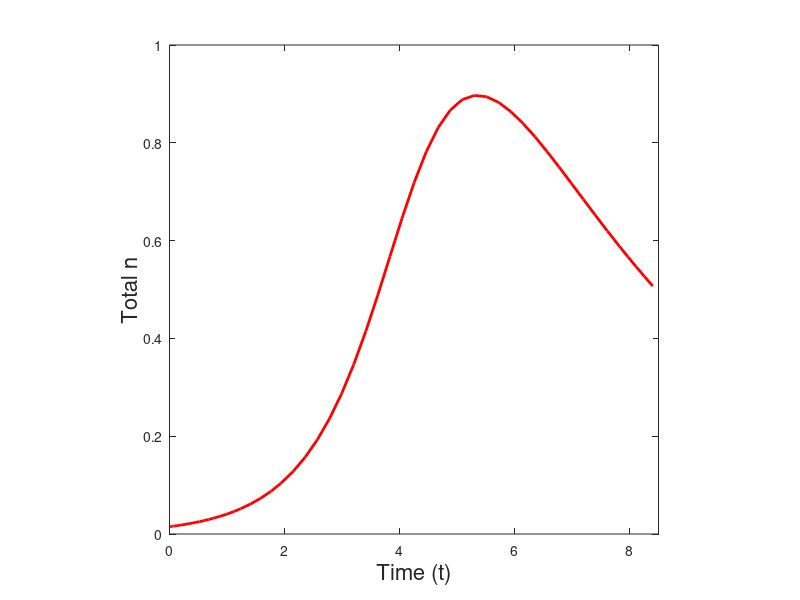

Write MATLAB code to recreate this figure. (Note: this script raises an error after producing the figure.)
% Parameters


% Define ranges for q and n0
q_values = [0.2,2]; % 0.1:0.05:1.0; % Define the range of q values
n0_values = [0.015, 0.015]; %0.25 %0.1:0.1:1.0; % Define the range of n0 values


for i = 1:length(q_values)
    q = q_values(i);
    n0 = n0_values(i);


    % Initial conditions


        g = 1.4; % Growth rate, slower for EF
        tc = 1 / g;
        B = -2; % Strength of AIP/dispersal
        k = 50;% Environmental threshold concentration/half maximal concentration 50 works
        p = 1.05;  % Production rate
        h = 2;% Hill coefficient
        x0 = 0;% Initial environmental concentration
        
        % Ratio
        d = (B)/(g); % Dispersal ratio
        f = q / g; % Transport ratio

        
        % Define the ODE system
        odeSystem = @(t, y) [
            y(1) + d*y(1)*((y(2)^h)/((y(2)^h)+1))
            y(1) - y(2) * f
        ];

        initialConditions = [n0; x0];

        % Time span for integration
        tspan = [0, 8.4];
    
        % Solve the ODEs
        [t, y] = ode45(odeSystem, tspan, initialConditions);
        
        % Extract the solutions
        n = y(:, 1);
        x = y(:, 2);

        c = p*n/q;
        hold on 
        if i == 1
            plot(t, n, 'r' ,'LineWidth', 2);
        else
            plot(t, n, 'b', 'LineWidth', 2);
        end
        xlabel('Time (t)', 'FontSize', 16);
        ylabel('Total n', 'FontSize', 16);
        

        xlim([0,8.5])
        axis square
        box on
        ax = gca;
        ax.FontSize = 16; 
        xticks([0 1.4 2.8 4.2 5.6 7 8.4])
        xticklabels({'0' '1' '2' '3' '4' '5' '6'})
        yticks([0 0.75 1.5 2.25 3.0 3.75])
        yticklabels({'0' '50' '100' '150' '200' '250'})



end


legend({'Low Flow', 'High Flow'}, 'location', 'northwest');


